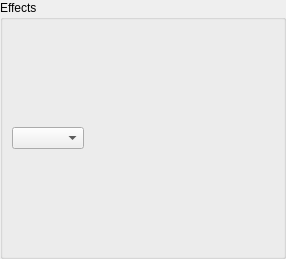
<?xml version="1.0" encoding="UTF-8"?>
<ui version="4.0">
 <class>Form</class>
 <widget class="QWidget" name="Form">
  <property name="geometry">
   <rect>
    <x>0</x>
    <y>0</y>
    <width>286</width>
    <height>259</height>
   </rect>
  </property>
  <property name="windowTitle">
   <string>Form</string>
  </property>
  <layout class="QHBoxLayout" name="horizontalLayout_2">
   <property name="spacing">
    <number>0</number>
   </property>
   <property name="leftMargin">
    <number>0</number>
   </property>
   <property name="topMargin">
    <number>0</number>
   </property>
   <property name="rightMargin">
    <number>0</number>
   </property>
   <property name="bottomMargin">
    <number>0</number>
   </property>
   <item>
    <widget class="QGroupBox" name="groupBox">
     <property name="title">
      <string>Effects</string>
     </property>
     <layout class="QVBoxLayout" name="verticalLayout_2">
      <item>
       <layout class="QHBoxLayout" name="horizontalLayout">
        <item>
         <widget class="QComboBox" name="selectEffect"/>
        </item>
        <item>
         <spacer name="horizontalSpacer">
          <property name="orientation">
           <enum>Qt::Horizontal</enum>
          </property>
          <property name="sizeHint" stdset="0">
           <size>
            <width>40</width>
            <height>20</height>
           </size>
          </property>
         </spacer>
        </item>
       </layout>
      </item>
      <item>
       <layout class="QVBoxLayout" name="effectContainer"/>
      </item>
     </layout>
    </widget>
   </item>
  </layout>
 </widget>
 <resources/>
 <connections/>
</ui>
